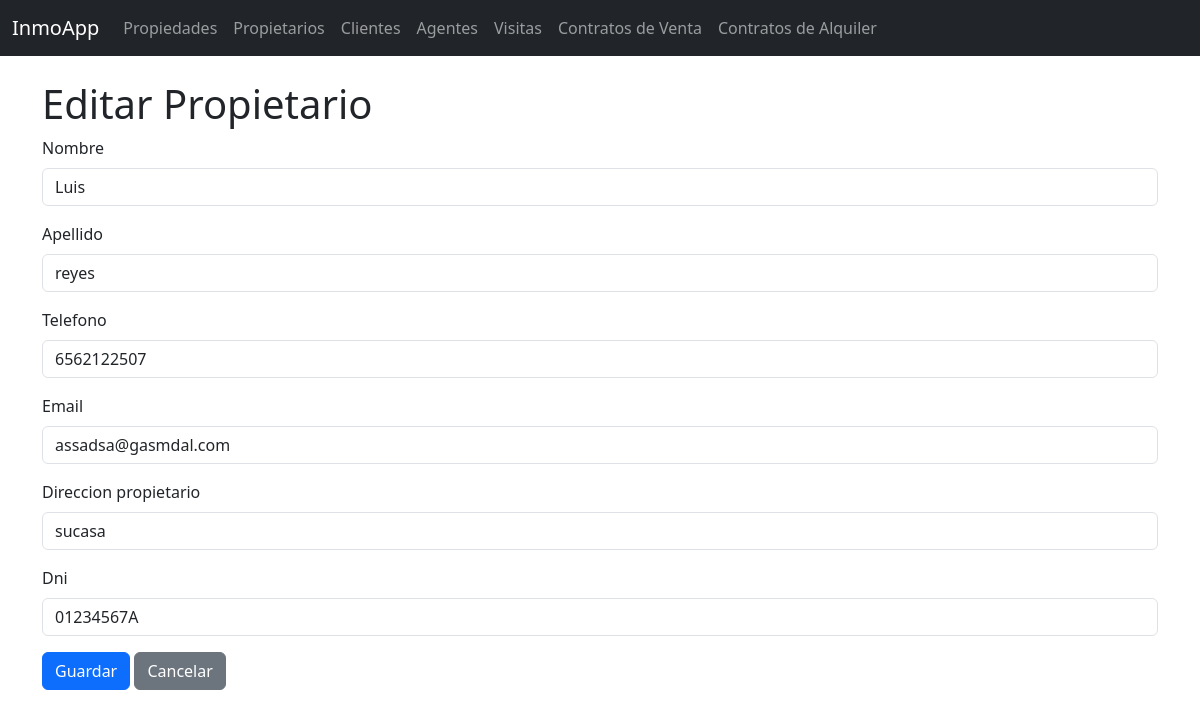
Page /propietarios/1/editar/ on the committed database.
### inmobiliaria/models.py (models this page shows, shortened)
class Propietario(models.Model):
    nombre = models.CharField(max_length=100)
    apellido = models.CharField(max_length=100)
    telefono = models.CharField(max_length=20)
    email = models.EmailField(max_length=100)
    direccion_propietario = models.CharField(max_length=255)
    fecha_registro = models.DateField(auto_now_add=True)
    dni = models.CharField(max_length=20, unique=True)

### inmobiliaria/views.py (the view)
# urls.py: path("propietarios/<int:pk>/editar/", views.PropietarioUpdateView.as_view(), name="propietario_update"),
class PropietarioUpdateView(UpdateView):
    model = Propietario
    form_class = PropietarioForm
    template_name = "inmobiliaria/propietario_form.html"
    success_url = reverse_lazy("inmobiliaria:propietario_list")

### inmobiliaria/forms.py
class PropietarioForm(forms.ModelForm):
    class Meta:
        model = Propietario
        fields = '__all__'
        widgets = {
            'nombre': forms.TextInput(attrs={'class': 'form-control'}),
            'apellido': forms.TextInput(attrs={'class': 'form-control'}),
            'telefono': forms.TextInput(attrs={'class': 'form-control'}),
            'email': forms.EmailInput(attrs={'class': 'form-control'}),
            'direccion_propietario': forms.TextInput(attrs={'class': 'form-control'}),
            'dni': forms.TextInput(attrs={'class': 'form-control'}),
        }

### inmobiliaria/templates/inmobiliaria/propietario_form.html (shortened to what this page needs)
{% extends "inmobiliaria/base.html" %}
{% block content %}
  <h1>{% if object %}Editar{% else %}Nuevo{% endif %} Propietario</h1>
  <form method="post">
    {% for field in form %}
      <div class="mb-3">
        <label for="{{ field.id_for_label }}" class="form-label">{{ field.label }}</label>
        {{ field }}
      </div>
    {% endfor %}
    <button type="submit" class="btn btn-primary">Guardar</button>
    <a href="{% url 'inmobiliaria:propietario_list' %}" class="btn btn-secondary">Cancelar</a>
  </form>
{% endblock %}

### rows in the picture
Propietario: form "Luis" "reyes" "6562122507" "assadsa@gasmdal.com" "sucasa" "01234567A"

### other values in the picture
{{ field.label }} "Nombre" "Apellido" "Telefono" "Email" "Direccion propietario" "Dni"
